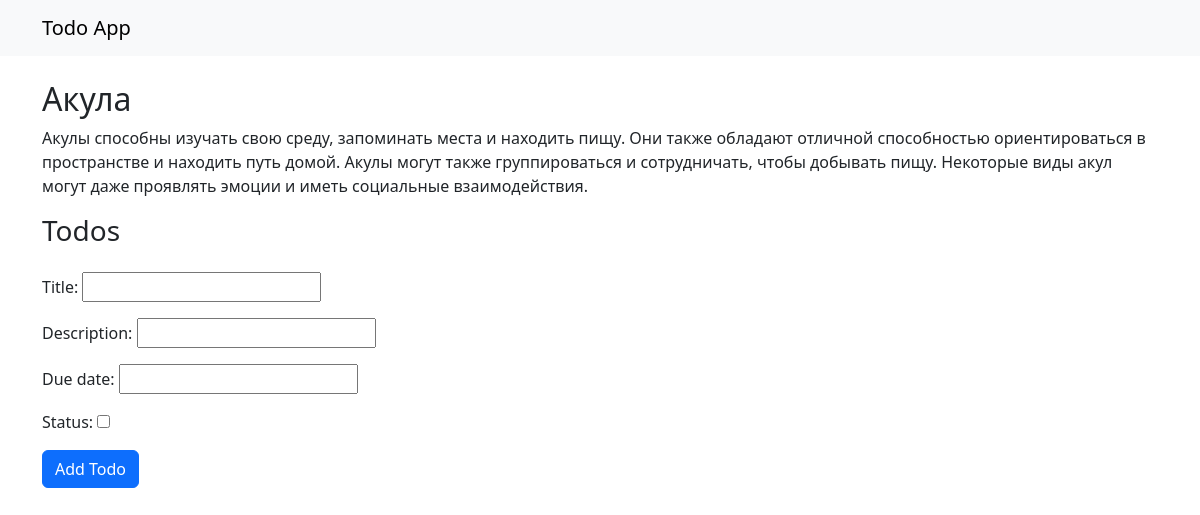
Page /todo-lists/3/ on the committed database.
### todos/models.py (models this page shows, shortened)
class TodoList(models.Model):
    title = models.CharField(max_length=255)
    description = models.CharField(max_length=500)

### todos/views.py (the view, shortened to what this page needs)
# urls.py: path('todo-lists/<int:id>/', views.todo_list_detail, name='todo_list_detail'),
def todo_list_detail(request, id):
    todo_list = get_object_or_404(TodoList, id=id)
    todos = todo_list.todos.all()
    form = TodoForm()
    return render(request, 'todos/detail.html', {'todo_list': todo_list, 'todos': todos, 'form': form})

### todos/forms.py
class TodoForm(forms.ModelForm):
    class Meta:
        model = Todo
        fields = ['title', 'description', 'due_date', 'status']

### templates/todos/detail.html (shortened to what this page needs)
{% extends 'base.html' %}
{% block content %}
<h2>{{ todo_list.title }}</h2>
<p>{{ todo_list.description }}</p>
<h3>Todos</h3>
<form method="post" class="mt-3">
    {{ form.as_p }}
    <button type="submit" class="btn btn-primary">Add Todo</button>
</form>
{% endblock %}

### rows in the picture
TodoList: title "Акула", description "Акулы способны изучать свою среду, запоминать места и находить пищу. Они также обладают отличной способностью ориентироваться в пространстве и находить путь домой. Акулы могут также группироваться и сотрудничать, чтобы добывать пищу. Некоторые виды акул могут даже проявлять эмоции и иметь социальные взаимодействия."
